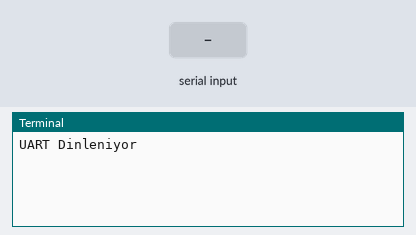
Recording of a program running on a simulated Raspberry Pi (BCM pin numbers). On the bench: the last lines printed to the terminal. The inputs (shaded band) are chosen by the test bench.

Above: at 1.2 s.
1.3 s: "CAN_ID:0x101\n" received over the second serial link
At 2.3 s:
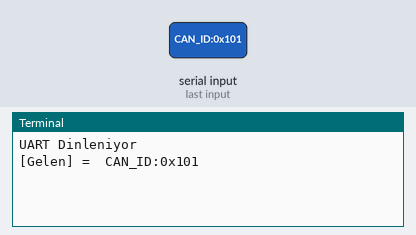
2.8 s: "DATA: 00\n" received over the second serial link
At 3.5 s:
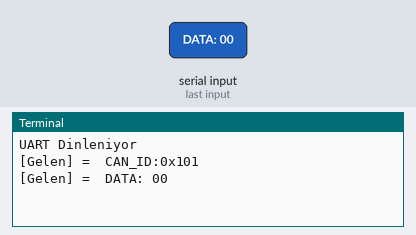
4.3 s: "DATA: 5A\n" received over the second serial link
At 4.6 s:
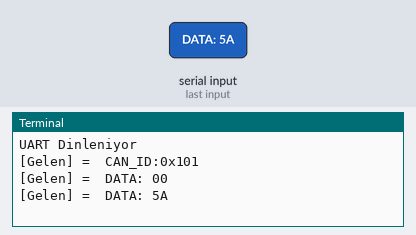
5.8 s: "DATA: B4\n" received over the second serial link
At 7.0 s:
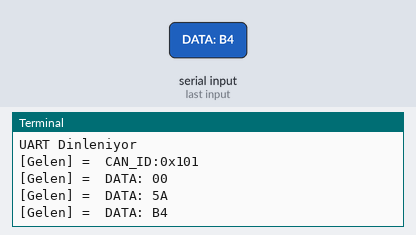
7.3 s: "1\n" received over the second serial link
At 8.2 s:
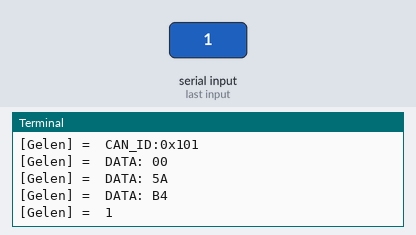

The program:

uart_servo_listener.py
```python
import serial
import time
import RPi.GPIO as GPIO


ser = serial.Serial(
    port = '/dev/serial0',
    baudrate=115200,
    timeout=1
)
SERVO_PIN = 17
GPIO.setmode(GPIO.BCM)
GPIO.setup(SERVO_PIN, GPIO.OUT)

servo = GPIO.PWM(SERVO_PIN, 50)
servo.start(0)

def set_angle(angle):
    duty = 2 + (angle / 18)
    servo.ChangeDutyCycle(duty)
    print(f"Servo > {angle} (duty: {duty:.2f})")

print("UART Dinleniyor")


try:
    while True:
        if ser.in_waiting:
            line= ser.readline().decode('utf-8',errors='ignore').strip()
            print("[Gelen] = " , line)

            if "CAN_ID:0x101" in line:

                if "DATA: 00" in line:
                    set_angle(0)
                elif "DATA: 5A" in line:
                    set_angle(90)
                elif "DATA: B4" in line:
                    set_angle(180)
        time.sleep(0.1)

except KeyboardInterrupt:
    servo.stop()
    GPIO.cleanup()
    print("Program sonlandırıldı")
```

Measured:
- after the input at 1.3 s, the terminal: prints a new line at once (image 1)
- after the input at 2.8 s, the terminal: prints a new line at once (image 2)
- after the input at 4.3 s, the terminal: prints a new line at once (image 3)
- after the input at 5.8 s, the terminal: prints a new line at once (image 4)
- after the input at 7.3 s, the terminal: prints a new line at once (image 5)
